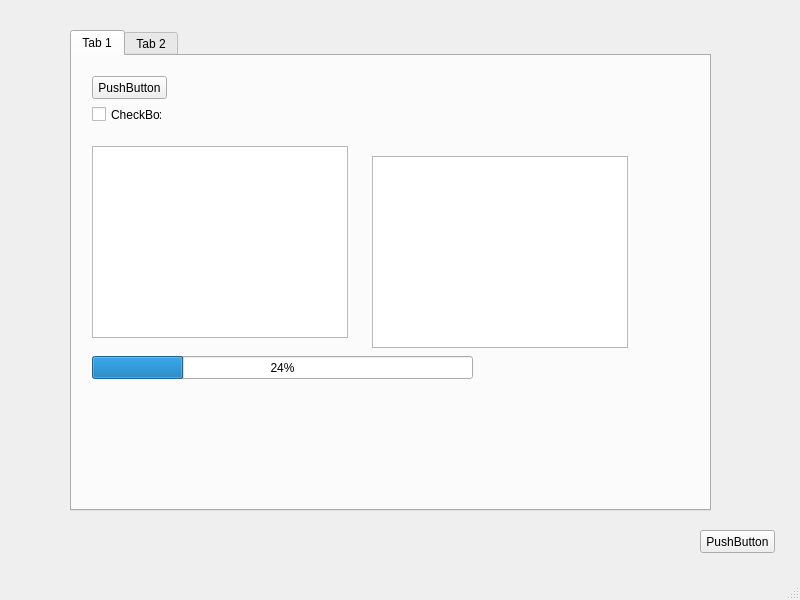
<?xml version="1.0" encoding="UTF-8"?>
<ui version="4.0">
 <class>MainWindow</class>
 <widget class="QMainWindow" name="MainWindow">
  <property name="geometry">
   <rect>
    <x>0</x>
    <y>0</y>
    <width>800</width>
    <height>600</height>
   </rect>
  </property>
  <property name="windowTitle">
   <string>MainWindow</string>
  </property>
  <widget class="QWidget" name="centralwidget">
   <widget class="QTabWidget" name="tabWidget">
    <property name="geometry">
     <rect>
      <x>70</x>
      <y>30</y>
      <width>641</width>
      <height>481</height>
     </rect>
    </property>
    <property name="currentIndex">
     <number>0</number>
    </property>
    <widget class="QWidget" name="tab">
     <attribute name="title">
      <string>Tab 1</string>
     </attribute>
     <widget class="QPushButton" name="pushButton_2">
      <property name="geometry">
       <rect>
        <x>20</x>
        <y>20</y>
        <width>75</width>
        <height>23</height>
       </rect>
      </property>
      <property name="text">
       <string>PushButton</string>
      </property>
     </widget>
     <widget class="QCheckBox" name="checkBox">
      <property name="geometry">
       <rect>
        <x>20</x>
        <y>50</y>
        <width>70</width>
        <height>17</height>
       </rect>
      </property>
      <property name="text">
       <string>CheckBox</string>
      </property>
     </widget>
     <widget class="QListView" name="listView">
      <property name="geometry">
       <rect>
        <x>20</x>
        <y>90</y>
        <width>256</width>
        <height>192</height>
       </rect>
      </property>
     </widget>
     <widget class="QTextBrowser" name="textBrowser">
      <property name="geometry">
       <rect>
        <x>300</x>
        <y>100</y>
        <width>256</width>
        <height>192</height>
       </rect>
      </property>
     </widget>
     <widget class="QProgressBar" name="progressBar">
      <property name="geometry">
       <rect>
        <x>20</x>
        <y>300</y>
        <width>381</width>
        <height>23</height>
       </rect>
      </property>
      <property name="value">
       <number>24</number>
      </property>
     </widget>
    </widget>
    <widget class="QWidget" name="tab_2">
     <attribute name="title">
      <string>Tab 2</string>
     </attribute>
    </widget>
   </widget>
   <widget class="QPushButton" name="pushButton">
    <property name="geometry">
     <rect>
      <x>700</x>
      <y>530</y>
      <width>75</width>
      <height>23</height>
     </rect>
    </property>
    <property name="text">
     <string>PushButton</string>
    </property>
   </widget>
  </widget>
  <widget class="QMenuBar" name="menubar">
   <property name="geometry">
    <rect>
     <x>0</x>
     <y>0</y>
     <width>800</width>
     <height>20</height>
    </rect>
   </property>
  </widget>
  <widget class="QStatusBar" name="statusbar"/>
 </widget>
 <resources/>
 <connections/>
</ui>
